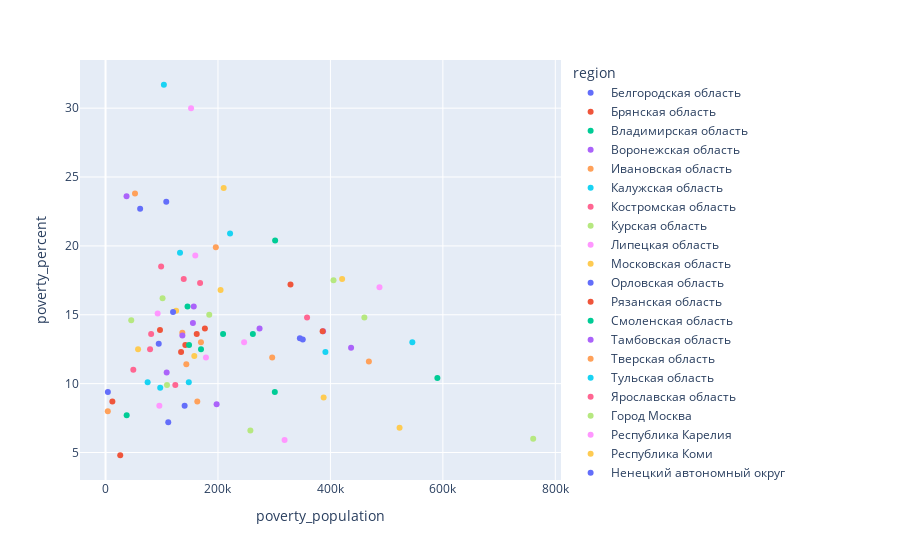

Notebook source saved alongside this figure:
### Code cell
vis = main[main['year']==2020]
px.scatter(vis, x = 'poverty_population', y='poverty_percent', color='region')

### Figure 1 — Plotly figure (JSON) as saved in the notebook; plotly's stock layout.template omitted (floating-point values rounded to 4 significant figures)
{"data": [{"hovertemplate": "region=Белгородская область<br>poverty_population=%{x}<br>poverty_percent=%{y}<extra></extra>", "legendgroup": "Белгородская область", "marker": {"color": "#636efa", "symbol": "circle"}, "mode": "markers", "name": "Белгородская область", "orientation": "v", "showlegend": true, "type": "scatter", "x": [111500.0], "xaxis": "x", "y": [7.2], "yaxis": "y"}, {"hovertemplate": "region=Брянская область<br>poverty_population=%{x}<br>poverty_percent=%{y}<extra></extra>", "legendgroup": "Брянская область", "marker": {"color": "#EF553B", "symbol": "circle"}, "mode": "markers", "name": "Брянская область", "orientation": "v", "showlegend": true, "type": "scatter", "x": [162200.0], "xaxis": "x", "y": [13.6], "yaxis": "y"}, {"hovertemplate": "region=Владимирская область<br>poverty_population=%{x}<br>poverty_percent=%{y}<extra></extra>", "legendgroup": "Владимирская область", "marker": {"color": "#00cc96", "symbol": "circle"}, "mode": "markers", "name": "Владимирская область", "orientation": "v", "showlegend": true, "type": "scatter", "x": [169802], "xaxis": "x", "y": [12.5], "yaxis": "y"}, {"hovertemplate": "region=Воронежская область<br>poverty_population=%{x}<br>poverty_percent=%{y}<extra></extra>", "legendgroup": "Воронежская область", "marker": {"color": "#ab63fa", "symbol": "circle"}, "mode": "markers", "name": "Воронежская область", "orientation": "v", "showlegend": true, "type": "scatter", "x": [197600.0], "xaxis": "x", "y": [8.5], "yaxis": "y"}, {"hovertemplate": "region=Ивановская область<br>poverty_population=%{x}<br>poverty_percent=%{y}<extra></extra>", "legendgroup": "Ивановская область", "marker": {"color": "#FFA15A", "symbol": "circle"}, "mode": "markers", "name": "Ивановская область", "orientation": "v", "showlegend": true, "type": "scatter", "x": [136600.0], "xaxis": "x", "y": [13.7], "yaxis": "y"}, {"hovertemplate": "region=Калужская область<br>poverty_population=%{x}<br>poverty_percent=%{y}<extra></extra>", "legendgroup": "Калужская область", "marker": {"color": "#19d3f3", "symbol": "circle"}, "mode": "markers", "name": "Калужская область", "orientation": "v", "showlegend": true, "type": "scatter", "x": [97250.0], "xaxis": "x", "y": [9.7], "yaxis": "y"}, {"hovertemplate": "region=Костромская область<br>poverty_population=%{x}<br>poverty_percent=%{y}<extra></extra>", "legendgroup": "Костромская область", "marker": {"color": "#FF6692", "symbol": "circle"}, "mode": "markers", "name": "Костромская область", "orientation": "v", "showlegend": true, "type": "scatter", "x": [79170.0], "xaxis": "x", "y": [12.5], "yaxis": "y"}, {"hovertemplate": "region=Курская область<br>poverty_population=%{x}<br>poverty_percent=%{y}<extra></extra>", "legendgroup": "Курская область", "marker": {"color": "#B6E880", "symbol": "circle"}, "mode": "markers", "name": "Курская область", "orientation": "v", "showlegend": true, "type": "scatter", "x": [109300.0], "xaxis": "x", "y": [9.9], "yaxis": "y"}, {"hovertemplate": "region=Липецкая область<br>poverty_population=%{x}<br>poverty_percent=%{y}<extra></extra>", "legendgroup": "Липецкая область", "marker": {"color": "#FF97FF", "symbol": "circle"}, "mode": "markers", "name": "Липецкая область", "orientation": "v", "showlegend": true, "type": "scatter", "x": [95710.0], "xaxis": "x", "y": [8.4], "yaxis": "y"}, {"hovertemplate": "region=Московская область<br>poverty_population=%{x}<br>poverty_percent=%{y}<extra></extra>", "legendgroup": "Московская область", "marker": {"color": "#FECB52", "symbol": "circle"}, "mode": "markers", "name": "Московская область", "orientation": "v", "showlegend": true, "type": "scatter", "x": [523000.0], "xaxis": "x", "y": [6.8], "yaxis": "y"}, {"hovertemplate": "region=Орловская область<br>poverty_population=%{x}<br>poverty_percent=%{y}<extra></extra>", "legendgroup": "Орловская область", "marker": {"color": "#636efa", "symbol": "circle"}, "mode": "markers", "name": "Орловская область", "orientation": "v", "showlegend": true, "type": "scatter", "x": [94620.0], "xaxis": "x", "y": [12.9], "yaxis": "y"}, {"hovertemplate": "region=Рязанская область<br>poverty_population=%{x}<br>poverty_percent=%{y}<extra></extra>", "legendgroup": "Рязанская область", "marker": {"color": "#EF553B", "symbol": "circle"}, "mode": "markers", "name": "Рязанская область", "orientation": "v", "showlegend": true, "type": "scatter", "x": [141900.0], "xaxis": "x", "y": [12.8], "yaxis": "y"}, {"hovertemplate": "region=Смоленская область<br>poverty_population=%{x}<br>poverty_percent=%{y}<extra></extra>", "legendgroup": "Смоленская область", "marker": {"color": "#00cc96", "symbol": "circle"}, "mode": "markers", "name": "Смоленская область", "orientation": "v", "showlegend": true, "type": "scatter", "x": [145800.0], "xaxis": "x", "y": [15.6], "yaxis": "y"}, {"hovertemplate": "region=Тамбовская область<br>poverty_population=%{x}<br>poverty_percent=%{y}<extra></extra>", "legendgroup": "Тамбовская область", "marker": {"color": "#ab63fa", "symbol": "circle"}, "mode": "markers", "name": "Тамбовская область", "orientation": "v", "showlegend": true, "type": "scatter", "x": [108700.0], "xaxis": "x", "y": [10.8], "yaxis": "y"}, {"hovertemplate": "region=Тверская область<br>poverty_population=%{x}<br>poverty_percent=%{y}<extra></extra>", "legendgroup": "Тверская область", "marker": {"color": "#FFA15A", "symbol": "circle"}, "mode": "markers", "name": "Тверская область", "orientation": "v", "showlegend": true, "type": "scatter", "x": [143700.0], "xaxis": "x", "y": [11.4], "yaxis": "y"}, {"hovertemplate": "region=Тульская область<br>poverty_population=%{x}<br>poverty_percent=%{y}<extra></extra>", "legendgroup": "Тульская область", "marker": {"color": "#19d3f3", "symbol": "circle"}, "mode": "markers", "name": "Тульская область", "orientation": "v", "showlegend": true, "type": "scatter", "x": [148100.0], "xaxis": "x", "y": [10.1], "yaxis": "y"}, {"hovertemplate": "region=Ярославская область<br>poverty_population=%{x}<br>poverty_percent=%{y}<extra></extra>", "legendgroup": "Ярославская область", "marker": {"color": "#FF6692", "symbol": "circle"}, "mode": "markers", "name": "Ярославская область", "orientation": "v", "showlegend": true, "type": "scatter", "x": [124100.0], "xaxis": "x", "y": [9.9], "yaxis": "y"}, {"hovertemplate": "region=Город Москва<br>poverty_population=%{x}<br>poverty_percent=%{y}<extra></extra>", "legendgroup": "Город Москва", "marker": {"color": "#B6E880", "symbol": "circle"}, "mode": "markers", "name": "Город Москва", "orientation": "v", "showlegend": true, "type": "scatter", "x": [760700.0], "xaxis": "x", "y": [6], "yaxis": "y"}, {"hovertemplate": "region=Республика Карелия<br>poverty_population=%{x}<br>poverty_percent=%{y}<extra></extra>", "legendgroup": "Республика Карелия", "marker": {"color": "#FF97FF", "symbol": "circle"}, "mode": "markers", "name": "Республика Карелия", "orientation": "v", "showlegend": true, "type": "scatter", "x": [92720.0], "xaxis": "x", "y": [15.1], "yaxis": "y"}, {"hovertemplate": "region=Республика Коми<br>poverty_population=%{x}<br>poverty_percent=%{y}<extra></extra>", "legendgroup": "Республика Коми", "marker": {"color": "#FECB52", "symbol": "circle"}, "mode": "markers", "name": "Республика Коми", "orientation": "v", "showlegend": true, "type": "scatter", "x": [125500.0], "xaxis": "x", "y": [15.3], "yaxis": "y"}, {"hovertemplate": "region=Ненецкий автономный округ<br>poverty_population=%{x}<br>poverty_percent=%{y}<extra></extra>", "legendgroup": "Ненецкий автономный округ", "marker": {"color": "#636efa", "symbol": "circle"}, "mode": "markers", "name": "Ненецкий автономный округ", "orientation": "v", "showlegend": true, "type": "scatter", "x": [4146.0], "xaxis": "x", "y": [9.4], "yaxis": "y"}, {"hovertemplate": "region=Архангельская область <br>poverty_population=%{x}<br>poverty_percent=%{y}<extra></extra>", "legendgroup": "Архангельская область ", "marker": {"color": "#EF553B", "symbol": "circle"}, "mode": "markers", "name": "Архангельская область ", "orientation": "v", "showlegend": true, "type": "scatter", "x": [134400.0], "xaxis": "x", "y": [12.3], "yaxis": "y"}, {"hovertemplate": "region=Вологодская область<br>poverty_population=%{x}<br>poverty_percent=%{y}<extra></extra>", "legendgroup": "Вологодская область", "marker": {"color": "#00cc96", "symbol": "circle"}, "mode": "markers", "name": "Вологодская область", "orientation": "v", "showlegend": true, "type": "scatter", "x": [148500.0], "xaxis": "x", "y": [12.8], "yaxis": "y"}, {"hovertemplate": "region=Калининградская область<br>poverty_population=%{x}<br>poverty_percent=%{y}<extra></extra>", "legendgroup": "Калининградская область", "marker": {"color": "#ab63fa", "symbol": "circle"}, "mode": "markers", "name": "Калининградская область", "orientation": "v", "showlegend": true, "type": "scatter", "x": [136700.0], "xaxis": "x", "y": [13.5], "yaxis": "y"}, {"hovertemplate": "region=Ленинградская область<br>poverty_population=%{x}<br>poverty_percent=%{y}<extra></extra>", "legendgroup": "Ленинградская область", "marker": {"color": "#FFA15A", "symbol": "circle"}, "mode": "markers", "name": "Ленинградская область", "orientation": "v", "showlegend": true, "type": "scatter", "x": [163200.0], "xaxis": "x", "y": [8.7], "yaxis": "y"}, {"hovertemplate": "region=Мурманская область<br>poverty_population=%{x}<br>poverty_percent=%{y}<extra></extra>", "legendgroup": "Мурманская область", "marker": {"color": "#19d3f3", "symbol": "circle"}, "mode": "markers", "name": "Мурманская область", "orientation": "v", "showlegend": true, "type": "scatter", "x": [74880.0], "xaxis": "x", "y": [10.1], "yaxis": "y"}, {"hovertemplate": "region=Новгородская область<br>poverty_population=%{x}<br>poverty_percent=%{y}<extra></extra>", "legendgroup": "Новгородская область", "marker": {"color": "#FF6692", "symbol": "circle"}, "mode": "markers", "name": "Новгородская область", "orientation": "v", "showlegend": true, "type": "scatter", "x": [81130.0], "xaxis": "x", "y": [13.6], "yaxis": "y"}, {"hovertemplate": "region=Псковская область<br>poverty_population=%{x}<br>poverty_percent=%{y}<extra></extra>", "legendgroup": "Псковская область", "marker": {"color": "#B6E880", "symbol": "circle"}, "mode": "markers", "name": "Псковская область", "orientation": "v", "showlegend": true, "type": "scatter", "x": [101400.0], "xaxis": "x", "y": [16.2], "yaxis": "y"}, {"hovertemplate": "region=Город Санкт-Петербург<br>poverty_population=%{x}<br>poverty_percent=%{y}<extra></extra>", "legendgroup": "Город Санкт-Петербург", "marker": {"color": "#FF97FF", "symbol": "circle"}, "mode": "markers", "name": "Город Санкт-Петербург", "orientation": "v", "showlegend": true, "type": "scatter", "x": [318500.0], "xaxis": "x", "y": [5.9], "yaxis": "y"}, {"hovertemplate": "region=Республика Адыгея<br>poverty_population=%{x}<br>poverty_percent=%{y}<extra></extra>", "legendgroup": "Республика Адыгея", "marker": {"color": "#FECB52", "symbol": "circle"}, "mode": "markers", "name": "Республика Адыгея", "orientation": "v", "showlegend": true, "type": "scatter", "x": [57886], "xaxis": "x", "y": [12.5], "yaxis": "y"}, {"hovertemplate": "region=Республика Калмыкия<br>poverty_population=%{x}<br>poverty_percent=%{y}<extra></extra>", "legendgroup": "Республика Калмыкия", "marker": {"color": "#636efa", "symbol": "circle"}, "mode": "markers", "name": "Республика Калмыкия", "orientation": "v", "showlegend": true, "type": "scatter", "x": [61550.0], "xaxis": "x", "y": [22.7], "yaxis": "y"}, {"hovertemplate": "region=Республика Крым<br>poverty_population=%{x}<br>poverty_percent=%{y}<extra></extra>", "legendgroup": "Республика Крым", "marker": {"color": "#EF553B", "symbol": "circle"}, "mode": "markers", "name": "Республика Крым", "orientation": "v", "showlegend": true, "type": "scatter", "x": [329000.0], "xaxis": "x", "y": [17.2], "yaxis": "y"}, {"hovertemplate": "region=Краснодарский край<br>poverty_population=%{x}<br>poverty_percent=%{y}<extra></extra>", "legendgroup": "Краснодарский край", "marker": {"color": "#00cc96", "symbol": "circle"}, "mode": "markers", "name": "Краснодарский край", "orientation": "v", "showlegend": true, "type": "scatter", "x": [590200.0], "xaxis": "x", "y": [10.4], "yaxis": "y"}, {"hovertemplate": "region=Астраханская область<br>poverty_population=%{x}<br>poverty_percent=%{y}<extra></extra>", "legendgroup": "Астраханская область", "marker": {"color": "#ab63fa", "symbol": "circle"}, "mode": "markers", "name": "Астраханская область", "orientation": "v", "showlegend": true, "type": "scatter", "x": [156900.0], "xaxis": "x", "y": [15.6], "yaxis": "y"}, {"hovertemplate": "region=Волгоградская область<br>poverty_population=%{x}<br>poverty_percent=%{y}<extra></extra>", "legendgroup": "Волгоградская область", "marker": {"color": "#FFA15A", "symbol": "circle"}, "mode": "markers", "name": "Волгоградская область", "orientation": "v", "showlegend": true, "type": "scatter", "x": [296400.0], "xaxis": "x", "y": [11.9], "yaxis": "y"}, {"hovertemplate": "region=Ростовская область<br>poverty_population=%{x}<br>poverty_percent=%{y}<extra></extra>", "legendgroup": "Ростовская область", "marker": {"color": "#19d3f3", "symbol": "circle"}, "mode": "markers", "name": "Ростовская область", "orientation": "v", "showlegend": true, "type": "scatter", "x": [545700.0], "xaxis": "x", "y": [13], "yaxis": "y"}, {"hovertemplate": "region=Город Севастополь<br>poverty_population=%{x}<br>poverty_percent=%{y}<extra></extra>", "legendgroup": "Город Севастополь", "marker": {"color": "#FF6692", "symbol": "circle"}, "mode": "markers", "name": "Город Севастополь", "orientation": "v", "showlegend": true, "type": "scatter", "x": [49410.0], "xaxis": "x", "y": [11], "yaxis": "y"}, {"hovertemplate": "region=Республика Дагестан<br>poverty_population=%{x}<br>poverty_percent=%{y}<extra></extra>", "legendgroup": "Республика Дагестан", "marker": {"color": "#B6E880", "symbol": "circle"}, "mode": "markers", "name": "Республика Дагестан", "orientation": "v", "showlegend": true, "type": "scatter", "x": [460400.0], "xaxis": "x", "y": [14.8], "yaxis": "y"}, {"hovertemplate": "region=Республика Ингушетия<br>poverty_population=%{x}<br>poverty_percent=%{y}<extra></extra>", "legendgroup": "Республика Ингушетия", "marker": {"color": "#FF97FF", "symbol": "circle"}, "mode": "markers", "name": "Республика Ингушетия", "orientation": "v", "showlegend": true, "type": "scatter", "x": [152100.0], "xaxis": "x", "y": [30], "yaxis": "y"}, {"hovertemplate": "region=Кабардино-Балкарская Республика<br>poverty_population=%{x}<br>poverty_percent=%{y}<extra></extra>", "legendgroup": "Кабардино-Балкарская Республика", "marker": {"color": "#FECB52", "symbol": "circle"}, "mode": "markers", "name": "Кабардино-Балкарская Республика", "orientation": "v", "showlegend": true, "type": "scatter", "x": [210100.0], "xaxis": "x", "y": [24.2], "yaxis": "y"}, {"hovertemplate": "region=Карачаево-Черкесская Республика<br>poverty_population=%{x}<br>poverty_percent=%{y}<extra></extra>", "legendgroup": "Карачаево-Черкесская Республика", "marker": {"color": "#636efa", "symbol": "circle"}, "mode": "markers", "name": "Карачаево-Черкесская Республика", "orientation": "v", "showlegend": true, "type": "scatter", "x": [108000.0], "xaxis": "x", "y": [23.2], "yaxis": "y"}, {"hovertemplate": "region=Республика Северная Осетия-Алания<br>poverty_population=%{x}<br>poverty_percent=%{y}<extra></extra>", "legendgroup": "Республика Северная Осетия-Алания", "marker": {"color": "#EF553B", "symbol": "circle"}, "mode": "markers", "name": "Республика Северная Осетия-Алания", "orientation": "v", "showlegend": true, "type": "scatter", "x": [96860.0], "xaxis": "x", "y": [13.9], "yaxis": "y"}, {"hovertemplate": "region=Чеченская Республика<br>poverty_population=%{x}<br>poverty_percent=%{y}<extra></extra>", "legendgroup": "Чеченская Республика", "marker": {"color": "#00cc96", "symbol": "circle"}, "mode": "markers", "name": "Чеченская Республика", "orientation": "v", "showlegend": true, "type": "scatter", "x": [301700.0], "xaxis": "x", "y": [20.4], "yaxis": "y"}, {"hovertemplate": "region=Ставропольский край<br>poverty_population=%{x}<br>poverty_percent=%{y}<extra></extra>", "legendgroup": "Ставропольский край", "marker": {"color": "#ab63fa", "symbol": "circle"}, "mode": "markers", "name": "Ставропольский край", "orientation": "v", "showlegend": true, "type": "scatter", "x": [386900.0], "xaxis": "x", "y": [13.8], "yaxis": "y"}, {"hovertemplate": "region=Республика Башкортостан<br>poverty_population=%{x}<br>poverty_percent=%{y}<extra></extra>", "legendgroup": "Республика Башкортостан", "marker": {"color": "#FFA15A", "symbol": "circle"}, "mode": "markers", "name": "Республика Башкортостан", "orientation": "v", "showlegend": true, "type": "scatter", "x": [468400.0], "xaxis": "x", "y": [11.6], "yaxis": "y"}, {"hovertemplate": "region=Республика Марий Эл<br>poverty_population=%{x}<br>poverty_percent=%{y}<extra></extra>", "legendgroup": "Республика Марий Эл", "marker": {"color": "#19d3f3", "symbol": "circle"}, "mode": "markers", "name": "Республика Марий Эл", "orientation": "v", "showlegend": true, "type": "scatter", "x": [132500.0], "xaxis": "x", "y": [19.5], "yaxis": "y"}, {"hovertemplate": "region=Республика Мордовия<br>poverty_population=%{x}<br>poverty_percent=%{y}<extra></extra>", "legendgroup": "Республика Мордовия", "marker": {"color": "#FF6692", "symbol": "circle"}, "mode": "markers", "name": "Республика Мордовия", "orientation": "v", "showlegend": true, "type": "scatter", "x": [139100.0], "xaxis": "x", "y": [17.6], "yaxis": "y"}, {"hovertemplate": "region=Республика Татарстан<br>poverty_population=%{x}<br>poverty_percent=%{y}<extra></extra>", "legendgroup": "Республика Татарстан", "marker": {"color": "#B6E880", "symbol": "circle"}, "mode": "markers", "name": "Республика Татарстан", "orientation": "v", "showlegend": true, "type": "scatter", "x": [257600.0], "xaxis": "x", "y": [6.6], "yaxis": "y"}, {"hovertemplate": "region=Удмуртская Республика<br>poverty_population=%{x}<br>poverty_percent=%{y}<extra></extra>", "legendgroup": "Удмуртская Республика", "marker": {"color": "#FF97FF", "symbol": "circle"}, "mode": "markers", "name": "Удмуртская Республика", "orientation": "v", "showlegend": true, "type": "scatter", "x": [178600.0], "xaxis": "x", "y": [11.9], "yaxis": "y"}, {"hovertemplate": "region=Чувашская Республика - Чувашия<br>poverty_population=%{x}<br>poverty_percent=%{y}<extra></extra>", "legendgroup": "Чувашская Республика - Чувашия", "marker": {"color": "#FECB52", "symbol": "circle"}, "mode": "markers", "name": "Чувашская Республика - Чувашия", "orientation": "v", "showlegend": true, "type": "scatter", "x": [204600.0], "xaxis": "x", "y": [16.8], "yaxis": "y"}, {"hovertemplate": "region=Пермский край<br>poverty_population=%{x}<br>poverty_percent=%{y}<extra></extra>", "legendgroup": "Пермский край", "marker": {"color": "#636efa", "symbol": "circle"}, "mode": "markers", "name": "Пермский край", "orientation": "v", "showlegend": true, "type": "scatter", "x": [345700.0], "xaxis": "x", "y": [13.3], "yaxis": "y"}, {"hovertemplate": "region=Кировская область<br>poverty_population=%{x}<br>poverty_percent=%{y}<extra></extra>", "legendgroup": "Кировская область", "marker": {"color": "#EF553B", "symbol": "circle"}, "mode": "markers", "name": "Кировская область", "orientation": "v", "showlegend": true, "type": "scatter", "x": [176700.0], "xaxis": "x", "y": [14], "yaxis": "y"}, {"hovertemplate": "region=Нижегородская область<br>poverty_population=%{x}<br>poverty_percent=%{y}<extra></extra>", "legendgroup": "Нижегородская область", "marker": {"color": "#00cc96", "symbol": "circle"}, "mode": "markers", "name": "Нижегородская область", "orientation": "v", "showlegend": true, "type": "scatter", "x": [301100.0], "xaxis": "x", "y": [9.4], "yaxis": "y"}, {"hovertemplate": "region=Оренбургская область<br>poverty_population=%{x}<br>poverty_percent=%{y}<extra></extra>", "legendgroup": "Оренбургская область", "marker": {"color": "#ab63fa", "symbol": "circle"}, "mode": "markers", "name": "Оренбургская область", "orientation": "v", "showlegend": true, "type": "scatter", "x": [274000.0], "xaxis": "x", "y": [14], "yaxis": "y"}, {"hovertemplate": "region=Пензенская область<br>poverty_population=%{x}<br>poverty_percent=%{y}<extra></extra>", "legendgroup": "Пензенская область", "marker": {"color": "#FFA15A", "symbol": "circle"}, "mode": "markers", "name": "Пензенская область", "orientation": "v", "showlegend": true, "type": "scatter", "x": [169700.0], "xaxis": "x", "y": [13], "yaxis": "y"}, {"hovertemplate": "region=Самарская область<br>poverty_population=%{x}<br>poverty_percent=%{y}<extra></extra>", "legendgroup": "Самарская область", "marker": {"color": "#19d3f3", "symbol": "circle"}, "mode": "markers", "name": "Самарская область", "orientation": "v", "showlegend": true, "type": "scatter", "x": [391100.0], "xaxis": "x", "y": [12.3], "yaxis": "y"}, {"hovertemplate": "region=Саратовская область<br>poverty_population=%{x}<br>poverty_percent=%{y}<extra></extra>", "legendgroup": "Саратовская область", "marker": {"color": "#FF6692", "symbol": "circle"}, "mode": "markers", "name": "Саратовская область", "orientation": "v", "showlegend": true, "type": "scatter", "x": [358400.0], "xaxis": "x", "y": [14.8], "yaxis": "y"}, {"hovertemplate": "region=Ульяновская область<br>poverty_population=%{x}<br>poverty_percent=%{y}<extra></extra>", "legendgroup": "Ульяновская область", "marker": {"color": "#B6E880", "symbol": "circle"}, "mode": "markers", "name": "Ульяновская область", "orientation": "v", "showlegend": true, "type": "scatter", "x": [184500.0], "xaxis": "x", "y": [15], "yaxis": "y"}, {"hovertemplate": "region=Курганская область<br>poverty_population=%{x}<br>poverty_percent=%{y}<extra></extra>", "legendgroup": "Курганская область", "marker": {"color": "#FF97FF", "symbol": "circle"}, "mode": "markers", "name": "Курганская область", "orientation": "v", "showlegend": true, "type": "scatter", "x": [159600.0], "xaxis": "x", "y": [19.3], "yaxis": "y"}, {"hovertemplate": "region=Свердловская область<br>poverty_population=%{x}<br>poverty_percent=%{y}<extra></extra>", "legendgroup": "Свердловская область", "marker": {"color": "#FECB52", "symbol": "circle"}, "mode": "markers", "name": "Свердловская область", "orientation": "v", "showlegend": true, "type": "scatter", "x": [388000.0], "xaxis": "x", "y": [9], "yaxis": "y"}, {"hovertemplate": "region=Ханты-Мансийский автономный округ - Югра<br>poverty_population=%{x}<br>poverty_percent=%{y}<extra></extra>", "legendgroup": "Ханты-Мансийский автономный округ - Югра", "marker": {"color": "#636efa", "symbol": "circle"}, "mode": "markers", "name": "Ханты-Мансийский автономный округ - Югра", "orientation": "v", "showlegend": true, "type": "scatter", "x": [140700.0], "xaxis": "x", "y": [8.4], "yaxis": "y"}, {"hovertemplate": "region=Ямало-Ненецкий автономный округ<br>poverty_population=%{x}<br>poverty_percent=%{y}<extra></extra>", "legendgroup": "Ямало-Ненецкий автономный округ", "marker": {"color": "#EF553B", "symbol": "circle"}, "mode": "markers", "name": "Ямало-Ненецкий автономный округ", "orientation": "v", "showlegend": true, "type": "scatter", "x": [26130.0], "xaxis": "x", "y": [4.8], "yaxis": "y"}, {"hovertemplate": "region=Тюменская область <br>poverty_population=%{x}<br>poverty_percent=%{y}<extra></extra>", "legendgroup": "Тюменская область ", "marker": {"color": "#00cc96", "symbol": "circle"}, "mode": "markers", "name": "Тюменская область ", "orientation": "v", "showlegend": true, "type": "scatter", "x": [209100.0], "xaxis": "x", "y": [13.6], "yaxis": "y"}, {"hovertemplate": "region=Челябинская область<br>poverty_population=%{x}<br>poverty_percent=%{y}<extra></extra>", "legendgroup": "Челябинская область", "marker": {"color": "#ab63fa", "symbol": "circle"}, "mode": "markers", "name": "Челябинская область", "orientation": "v", "showlegend": true, "type": "scatter", "x": [436800.0], "xaxis": "x", "y": [12.6], "yaxis": "y"}, {"hovertemplate": "region=Республика Алтай<br>poverty_population=%{x}<br>poverty_percent=%{y}<extra></extra>", "legendgroup": "Республика Алтай", "marker": {"color": "#FFA15A", "symbol": "circle"}, "mode": "markers", "name": "Республика Алтай", "orientation": "v", "showlegend": true, "type": "scatter", "x": [52400.0], "xaxis": "x", "y": [23.8], "yaxis": "y"}, {"hovertemplate": "region=Республика Тыва<br>poverty_population=%{x}<br>poverty_percent=%{y}<extra></extra>", "legendgroup": "Республика Тыва", "marker": {"color": "#19d3f3", "symbol": "circle"}, "mode": "markers", "name": "Республика Тыва", "orientation": "v", "showlegend": true, "type": "scatter", "x": [103800.0], "xaxis": "x", "y": [31.7], "yaxis": "y"}, {"hovertemplate": "region=Республика Хакасия<br>poverty_population=%{x}<br>poverty_percent=%{y}<extra></extra>", "legendgroup": "Республика Хакасия", "marker": {"color": "#FF6692", "symbol": "circle"}, "mode": "markers", "name": "Республика Хакасия", "orientation": "v", "showlegend": true, "type": "scatter", "x": [98840.0], "xaxis": "x", "y": [18.5], "yaxis": "y"}, {"hovertemplate": "region=Алтайский край<br>poverty_population=%{x}<br>poverty_percent=%{y}<extra></extra>", "legendgroup": "Алтайский край", "marker": {"color": "#B6E880", "symbol": "circle"}, "mode": "markers", "name": "Алтайский край", "orientation": "v", "showlegend": true, "type": "scatter", "x": [405500.0], "xaxis": "x", "y": [17.5], "yaxis": "y"}, {"hovertemplate": "region=Красноярский край<br>poverty_population=%{x}<br>poverty_percent=%{y}<extra></extra>", "legendgroup": "Красноярский край", "marker": {"color": "#FF97FF", "symbol": "circle"}, "mode": "markers", "name": "Красноярский край", "orientation": "v", "showlegend": true, "type": "scatter", "x": [487300.0], "xaxis": "x", "y": [17], "yaxis": "y"}, {"hovertemplate": "region=Иркутская область<br>poverty_population=%{x}<br>poverty_percent=%{y}<extra></extra>", "legendgroup": "Иркутская область", "marker": {"color": "#FECB52", "symbol": "circle"}, "mode": "markers", "name": "Иркутская область", "orientation": "v", "showlegend": true, "type": "scatter", "x": [420800.0], "xaxis": "x", "y": [17.6], "yaxis": "y"}, {"hovertemplate": "region=Кемеровская область - Кузбасс<br>poverty_population=%{x}<br>poverty_percent=%{y}<extra></extra>", "legendgroup": "Кемеровская область - Кузбасс", "marker": {"color": "#636efa", "symbol": "circle"}, "mode": "markers", "name": "Кемеровская область - Кузбасс", "orientation": "v", "showlegend": true, "type": "scatter", "x": [350800.0], "xaxis": "x", "y": [13.2], "yaxis": "y"}, {"hovertemplate": "region=Новосибирская область<br>poverty_population=%{x}<br>poverty_percent=%{y}<extra></extra>", "legendgroup": "Новосибирская область", "marker": {"color": "#EF553B", "symbol": "circle"}, "mode": "markers", "name": "Новосибирская область", "orientation": "v", "showlegend": true, "type": "scatter", "x": [386100.0], "xaxis": "x", "y": [13.8], "yaxis": "y"}, {"hovertemplate": "region=Омская область<br>poverty_population=%{x}<br>poverty_percent=%{y}<extra></extra>", "legendgroup": "Омская область", "marker": {"color": "#00cc96", "symbol": "circle"}, "mode": "markers", "name": "Омская область", "orientation": "v", "showlegend": true, "type": "scatter", "x": [262000.0], "xaxis": "x", "y": [13.6], "yaxis": "y"}, {"hovertemplate": "region=Томская область<br>poverty_population=%{x}<br>poverty_percent=%{y}<extra></extra>", "legendgroup": "Томская область", "marker": {"color": "#ab63fa", "symbol": "circle"}, "mode": "markers", "name": "Томская область", "orientation": "v", "showlegend": true, "type": "scatter", "x": [155400.0], "xaxis": "x", "y": [14.4], "yaxis": "y"}, {"hovertemplate": "region=Республика Бурятия<br>poverty_population=%{x}<br>poverty_percent=%{y}<extra></extra>", "legendgroup": "Республика Бурятия", "marker": {"color": "#FFA15A", "symbol": "circle"}, "mode": "markers", "name": "Республика Бурятия", "orientation": "v", "showlegend": true, "type": "scatter", "x": [196200.0], "xaxis": "x", "y": [19.9], "yaxis": "y"}, {"hovertemplate": "region=Забайкальский край<br>poverty_population=%{x}<br>poverty_percent=%{y}<extra></extra>", "legendgroup": "Забайкальский край", "marker": {"color": "#19d3f3", "symbol": "circle"}, "mode": "markers", "name": "Забайкальский край", "orientation": "v", "showlegend": true, "type": "scatter", "x": [221500.0], "xaxis": "x", "y": [20.9], "yaxis": "y"}, {"hovertemplate": "region=Республика Саха<br>poverty_population=%{x}<br>poverty_percent=%{y}<extra></extra>", "legendgroup": "Республика Саха", "marker": {"color": "#FF6692", "symbol": "circle"}, "mode": "markers", "name": "Республика Саха", "orientation": "v", "showlegend": true, "type": "scatter", "x": [168200.0], "xaxis": "x", "y": [17.3], "yaxis": "y"}, {"hovertemplate": "region=Камчатский край<br>poverty_population=%{x}<br>poverty_percent=%{y}<extra></extra>", "legendgroup": "Камчатский край", "marker": {"color": "#B6E880", "symbol": "circle"}, "mode": "markers", "name": "Камчатский край", "orientation": "v", "showlegend": true, "type": "scatter", "x": [45700.0], "xaxis": "x", "y": [14.6], "yaxis": "y"}, {"hovertemplate": "region=Приморский край<br>poverty_population=%{x}<br>poverty_percent=%{y}<extra></extra>", "legendgroup": "Приморский край", "marker": {"color": "#FF97FF", "symbol": "circle"}, "mode": "markers", "name": "Приморский край", "orientation": "v", "showlegend": true, "type": "scatter", "x": [246500.0], "xaxis": "x", "y": [13], "yaxis": "y"}, {"hovertemplate": "region=Хабаровский край<br>poverty_population=%{x}<br>poverty_percent=%{y}<extra></extra>", "legendgroup": "Хабаровский край", "marker": {"color": "#FECB52", "symbol": "circle"}, "mode": "markers", "name": "Хабаровский край", "orientation": "v", "showlegend": true, "type": "scatter", "x": [157900.0], "xaxis": "x", "y": [12], "yaxis": "y"}, {"hovertemplate": "region=Амурская область<br>poverty_population=%{x}<br>poverty_percent=%{y}<extra></extra>", "legendgroup": "Амурская область", "marker": {"color": "#636efa", "symbol": "circle"}, "mode": "markers", "name": "Амурская область", "orientation": "v", "showlegend": true, "type": "scatter", "x": [120100.0], "xaxis": "x", "y": [15.2], "yaxis": "y"}, {"hovertemplate": "region=Магаданская область<br>poverty_population=%{x}<br>poverty_percent=%{y}<extra></extra>", "legendgroup": "Магаданская область", "marker": {"color": "#EF553B", "symbol": "circle"}, "mode": "markers", "name": "Магаданская область", "orientation": "v", "showlegend": true, "type": "scatter", "x": [12190.0], "xaxis": "x", "y": [8.7], "yaxis": "y"}, {"hovertemplate": "region=Сахалинская область<br>poverty_population=%{x}<br>poverty_percent=%{y}<extra></extra>", "legendgroup": "Сахалинская область", "marker": {"color": "#00cc96", "symbol": "circle"}, "mode": "markers", "name": "Сахалинская область", "orientation": "v", "showlegend": true, "type": "scatter", "x": [37600.0], "xaxis": "x", "y": [7.7], "yaxis": "y"}, {"hovertemplate": "region=Еврейская автономная область<br>poverty_population=%{x}<br>poverty_percent=%{y}<extra></extra>", "legendgroup": "Еврейская автономная область", "marker": {"color": "#ab63fa", "symbol": "circle"}, "mode": "markers", "name": "Еврейская автономная область", "orientation": "v", "showlegend": true, "type": "scatter", "x": [37360.0], "xaxis": "x", "y": [23.6], "yaxis": "y"}, {"hovertemplate": "region=Чукотский автономный округ<br>poverty_population=%{x}<br>poverty_percent=%{y}<extra></extra>", "legendgroup": "Чукотский автономный округ", "marker": {"color": "#FFA15A", "symbol": "circle"}, "mode": "markers", "name": "Чукотский автономный округ", "orientation": "v", "showlegend": true, "type": "scatter", "x": [4023.0], "xaxis": "x", "y": [8], "yaxis": "y"}], "layout": {"legend": {"title": {"text": "region"}, "tracegroupgap": 0}, "margin": {"t": 60}, "xaxis": {"anchor": "y", "domain": [0, 1], "title": {"text": "poverty_population"}}, "yaxis": {"anchor": "x", "domain": [0, 1], "title": {"text": "poverty_percent"}}}}
